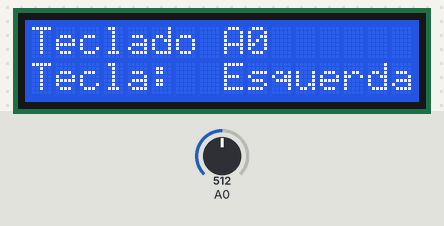
Bench run of a sketch on a simulated Arduino Uno, built with avr-gcc and run on an emulated ATmega328P. On the bench: 16×2 character LCD. The inputs (shaded band) are chosen by the test bench; at power-on: A0 = 512.

Above: at 1.2 s.
1.3 s: A0 set to 610
At 2.5 s:
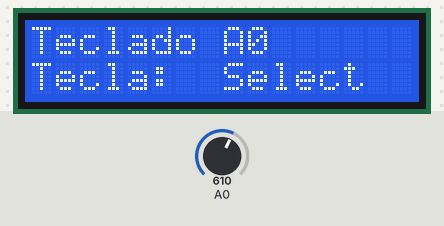
2.8 s: A0 set to 390
At 3.8 s:
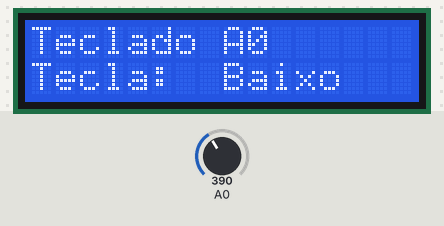
4.3 s: A0 set to 190
At 4.9 s:
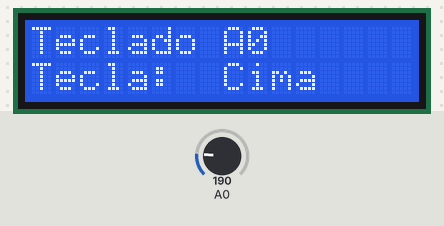
5.8 s: A0 set to 90
At 6.1 s:
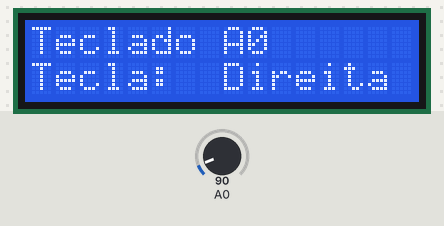
7.3 s: A0 set to 110
At 8.4 s:
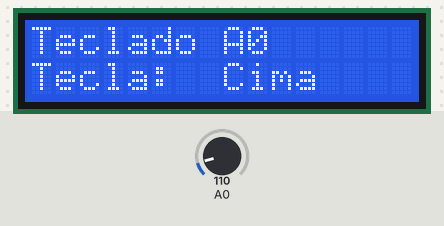
8.8 s: A0 set to 210
At 9.6 s:
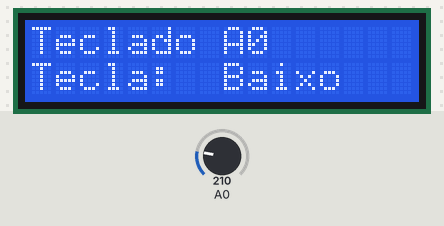
Timing chart, 0 to 11.3 s (numbered marks = the images above; inputs shaded):
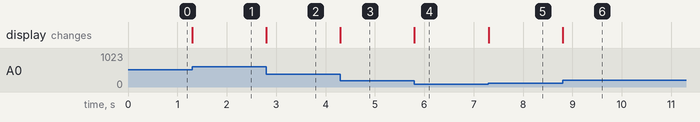

The sketch:

009.btnA0.ino
```cpp
#include <LiquidCrystal.h>

//LCD
int RS = 13;
int E = 12;
int DB4 = 11;
int DB5 = 10;
int DB6 = 9;
int DB7 = 8;

/*
Neste simulador não está funcionando.
      VCC
       |
       R (2k)
 __/___|______________A0
|RIGHT |
|      R (330R)
|__/__ |
| UP   |
|      R (620R)
|__/__ |
| DOWN |
|      R (1K)
|__/__ |
| LEFT |
|      R (3K3)
|__/__ |
|SELECT
|
GND

*/


LiquidCrystal lcd(RS, E, DB4, DB5, DB6, DB7);

void setup() {
 lcd.begin(16, 2);
 lcd.setCursor(0,0);
 lcd.print("Teclado A0");
 lcd.setCursor(0,1);
 lcd.print("Tecla:");
}

void loop() {
  int botao;
 botao = analogRead (0);  //Leitura do valor da porta analógica A0
 lcd.setCursor(8,1);
 //lcd.print (botao);
 if (botao < 100) {
  lcd.print ("Direita ");
 }
 else if (botao < 200) {
  lcd.print ("Cima    ");
 }
 else if (botao < 400){
  lcd.print ("Baixo   ");
 }
 else if (botao < 600){
  lcd.print ("Esquerda");
 }
 else if (botao < 800){
  lcd.print ("Select  ");
 }
}
```

Measured:
- after the input at 1.3 s, the display: changes at once (image 1)
- after the input at 2.8 s, the display: changes at once (image 2)
- after the input at 4.3 s, the display: changes at once (image 3)
- after the input at 5.8 s, the display: changes at once (image 4)
- after the input at 7.3 s, the display: changes at once (image 5)
- after the input at 8.8 s, the display: changes at once (image 6)
